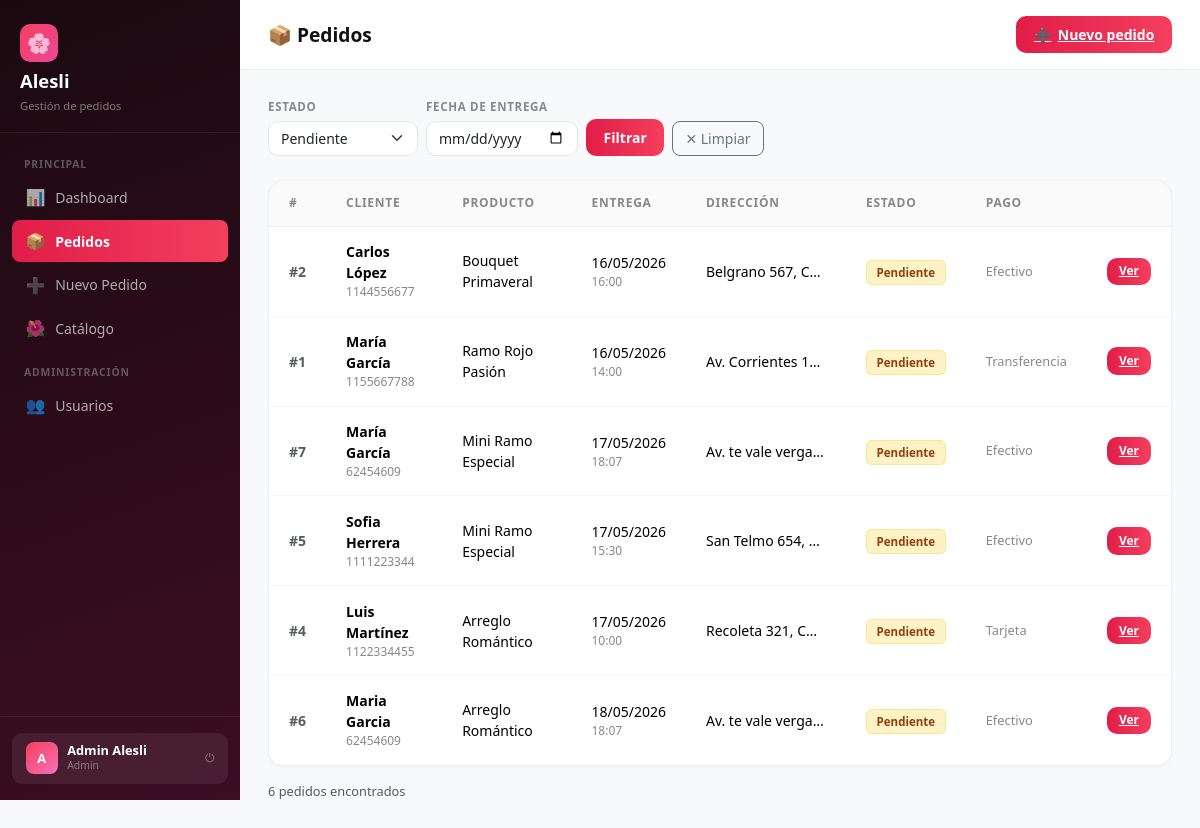
/ALESLI/pedidos.php?estado=pendiente (signed in), run on the app's committed database.
### tables this page shows
CREATE TABLE pedidos (
            id INTEGER PRIMARY KEY AUTOINCREMENT,
            nombre_cliente TEXT NOT NULL,
            telefono TEXT NOT NULL,
            direccion_entrega TEXT NOT NULL,
            producto TEXT NOT NULL,
            fecha_entrega TEXT NOT NULL,
            hora_entrega TEXT,
            estado TEXT DEFAULT 'pendiente',
            mensaje_personal TEXT,
            medio_pago TEXT,
            foto_evidencia_url TEXT,
            notas TEXT,
            id_catalogo_arreglo INTEGER,
            fecha_registro DATETIME DEFAULT CURRENT_TIMESTAMP,
            FOREIGN KEY (id_catalogo_arreglo) REFERENCES catalogo_arreglos(id)
        );

### ALESLI/includes/db.php (called while the page is built, shortened)
<?php
function h(string $s): string {
    return htmlspecialchars($s, ENT_QUOTES, 'UTF-8');
}

### ALESLI/pedidos.php (the view, shortened to what this page needs)
<?php
require_once __DIR__ . '/includes/db.php';
require_once __DIR__ . '/includes/layout.php';
$pdo  = getDB();
$estado = $_GET['estado'] ?? '';
$fecha  = $_GET['fecha']  ?? '';
$where = [];
$params = [];
if ($estado) { $where[] = "estado = ?"; $params[] = $estado; }
$sql = "SELECT * FROM pedidos" . ($where ? " WHERE " . implode(" AND ", $where) : "") . " ORDER BY fecha_entrega ASC, id DESC";
$stmt = $pdo->prepare($sql);
$stmt->execute($params);
$pedidos = $stmt->fetchAll();
?>
<div class="main-content">
    <div class="topbar">
        <h1>📦 Pedidos</h1>
        <a href="/nuevo-pedido.php" class="btn-rose"><span>➕</span> Nuevo pedido</a>
    </div>
    <div class="page-body">
        <form method="GET" class="d-flex gap-2 flex-wrap mb-4 align-items-end">
            <div>
                <label class="form-label-sm d-block">Estado</label>
                <select name="estado" class="form-select" style="min-width:150px">
                    <option value="pendiente"  <?= $estado==='pendiente'  ? 'selected' : '' ?>>Pendiente</option>
                </select>
            </div>
            <div>
                <label class="form-label-sm d-block">Fecha de entrega</label>
                <input type="date" name="fecha" value="<?= h($fecha) ?>" class="form-control">
            </div>
            <button type="submit" class="btn-rose">Filtrar</button>
            <?php if ($estado || $fecha): ?>
            <a href="/pedidos.php" class="btn btn-outline-secondary rounded-3" style="font-size:.875rem">✕ Limpiar</a>
            <?php endif; ?>
        </form>
        <div class="table-card">
            <table class="table mb-0">
                <thead>
                    <tr><th>#</th><th>Cliente</th><th>Producto</th><th>Entrega</th><th>Dirección</th><th>Estado</th><th>Pago</th><th></th></tr>
                </thead>
                <tbody>
                <?php foreach ($pedidos as $p): ?>
                <tr>
                    <td class="text-muted fw-semibold">#<?= $p['id'] ?></td>
                    <td>
                        <div class="fw-semibold"><?= h($p['nombre_cliente']) ?></div>
                        <div style="font-size:.75rem;color:#888"><?= h($p['telefono']) ?></div>
                    </td>
                    <td><?= h($p['producto']) ?></td>
                    <td>
                        <div><?= date('d/m/Y', strtotime($p['fecha_entrega'])) ?></div>
                        <?php if ($p['hora_entrega']): ?><div style="font-size:.75rem;color:#888"><?= h($p['hora_entrega']) ?></div><?php endif; ?>
                    </td>
                    <td style="max-width:160px;white-space:nowrap;overflow:hidden;text-overflow:ellipsis"><?= h($p['direccion_entrega']) ?></td>
                    <td><span class="badge-<?= h($p['estado']) ?>"><?= ucfirst(h($p['estado'])) ?></span></td>
                    <td style="font-size:.8rem;color:#888"><?= h($p['medio_pago'] ?? '—') ?></td>
                    <td><a href="/pedido.php?id=<?= $p['id'] ?>" class="btn-rose" style="font-size:.75rem;padding:.3rem .75rem">Ver</a></td>
                </tr>
                <?php endforeach; ?>
                </tbody>
            </table>
        </div>
        <div class="mt-3 text-muted" style="font-size:.8rem"><?= count($pedidos) ?> pedido<?= count($pedidos)!==1?'s':'' ?> encontrado<?= count($pedidos)!==1?'s':'' ?></div>
    </div>
</div>

### ALESLI/css/style.css (style rules this page uses)
:root { --rose-50: #fff1f2; --rose-100: #ffe4e6; --rose-200: #fecdd3; --rose-400: #fb7185; --rose-500: #f43f5e; --rose-600: #e11d48; --rose-700: #be123c; --pink-400: #f472b6; --pink-500: #ec4899; }
body { background: #f8f9fa; font-family: 'Segoe UI', system-ui, sans-serif; }
.main-content { margin-left: 240px; min-height: 100vh; }
.topbar { background: #fff; border-bottom: 1px solid #eee; padding: 1rem 1.75rem; display: flex; align-items: center; justify-content: space-between; }
.topbar h1 { font-size: 1.2rem; font-weight: 700; margin: 0; color: #111; }
.page-body { padding: 1.75rem; }
.table-card { background: #fff; border-radius: 16px; border: 1px solid #f0f0f0; box-shadow: 0 1px 3px rgba(0,0,0,.04); overflow: hidden; }
.table-card table { margin: 0; }
.table-card thead th { background: #fafafa; border-bottom: 1px solid #f0f0f0; font-size: .75rem; text-transform: uppercase; letter-spacing: .06em; color: #888; font-weight: 600; padding: .85rem 1.25rem; }
.table-card tbody td { padding: .9rem 1.25rem; vertical-align: middle; font-size: .875rem; border-bottom: 1px solid #f7f7f7; }
.table-card tbody tr:last-child td { border-bottom: none; }
.badge-pendiente { background: #fef3c7; color: #92400e; border: 1px solid #fde68a; border-radius: 6px; padding: .25rem .6rem; font-size: .72rem; font-weight: 600; }
.btn-rose { background: linear-gradient(90deg, var(--rose-600), var(--rose-500)); color: #fff; border: none; border-radius: 10px; padding: .5rem 1.1rem; font-size: .875rem; font-weight: 600; cursor: pointer; transition: opacity .15s, transform .1s; display: inline-flex; align-items: center; gap: .4rem; }
.form-label-sm { font-size: .72rem; font-weight: 600; text-transform: uppercase; letter-spacing: .06em; color: #888; margin-bottom: .35rem; }
.form-control, .form-select { border-radius: 10px; border-color: #e5e7eb; font-size: .875rem; }

### data on the page
pedidos: id "2", nombre_cliente "Carlos López", telefono "1144556677", producto "Bouquet Primaveral", fecha_entrega "16/05/2026", hora_entrega "16:00", direccion_entrega "Belgrano 567, C…", estado "Pendiente", medio_pago "Efectivo"
pedidos: id "1", nombre_cliente "María García", telefono "1155667788", producto "Ramo Rojo Pasión", fecha_entrega "16/05/2026", hora_entrega "14:00", direccion_entrega "Av. Corrientes 1…", estado "Pendiente", medio_pago "Transferencia"
pedidos: id "7", nombre_cliente "María García", telefono "62454609", producto "Mini Ramo Especial", fecha_entrega "17/05/2026", hora_entrega "18:07", direccion_entrega "Av. te vale verga…", estado "Pendiente", medio_pago "Efectivo"
pedidos: id "5", nombre_cliente "Sofia Herrera", telefono "1111223344", producto "Mini Ramo Especial", fecha_entrega "17/05/2026", hora_entrega "15:30", direccion_entrega "San Telmo 654,…", estado "Pendiente", medio_pago "Efectivo"
pedidos: id "4", nombre_cliente "Luis Martínez", telefono "1122334455", producto "Arreglo Romántico", fecha_entrega "17/05/2026", hora_entrega "10:00", direccion_entrega "Recoleta 321, C…", estado "Pendiente", medio_pago "Tarjeta"
pedidos: id "6", nombre_cliente "Maria Garcia", telefono "62454609", producto "Arreglo Romántico", fecha_entrega "18/05/2026", hora_entrega "18:07", direccion_entrega "Av. te vale verga…", estado "Pendiente", medio_pago "Efectivo"

### other printed values
$inicial "A"
$user['nombre'] "Admin Alesli"
$rol "Admin"
count($pedidos) "6"
